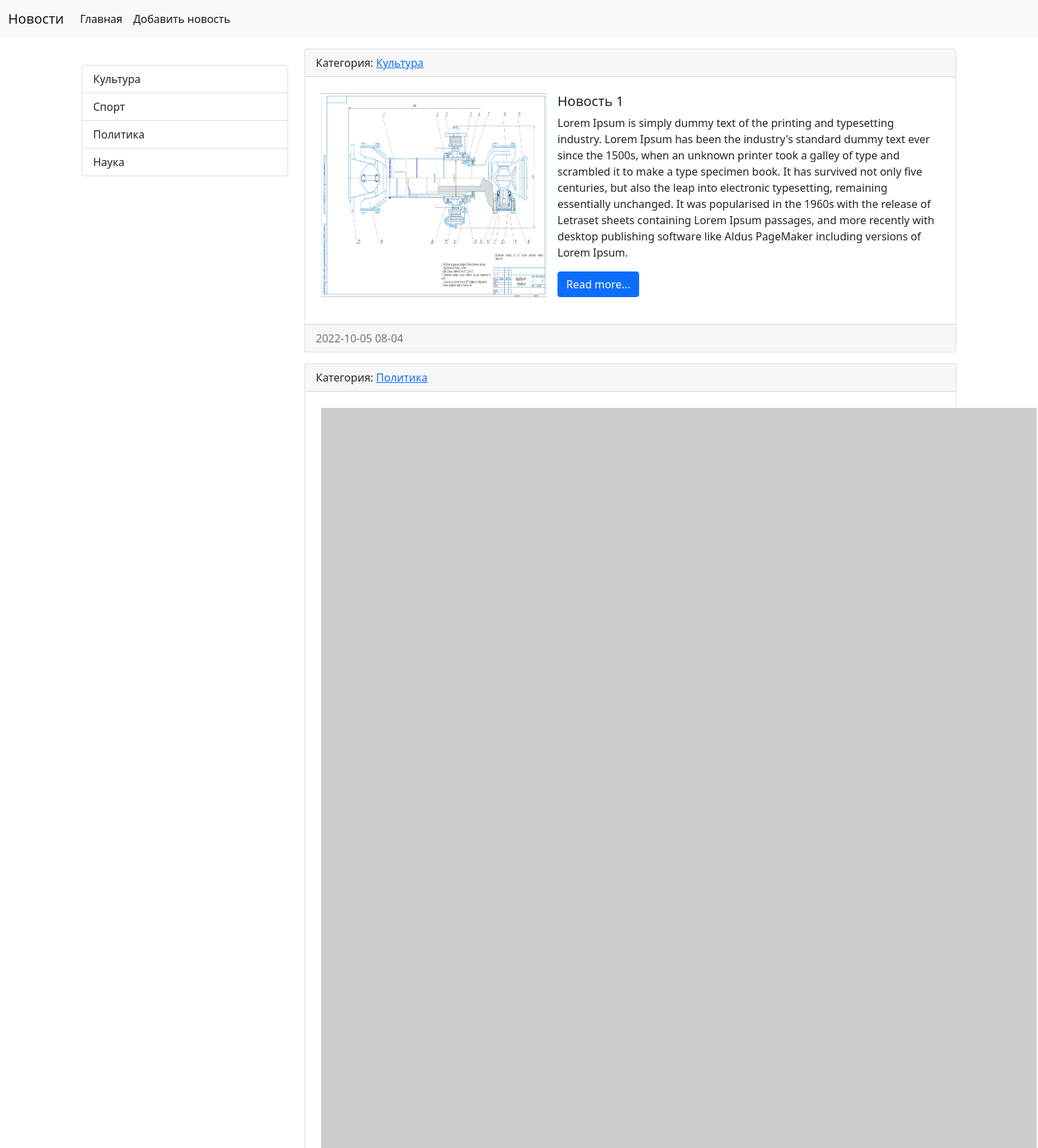
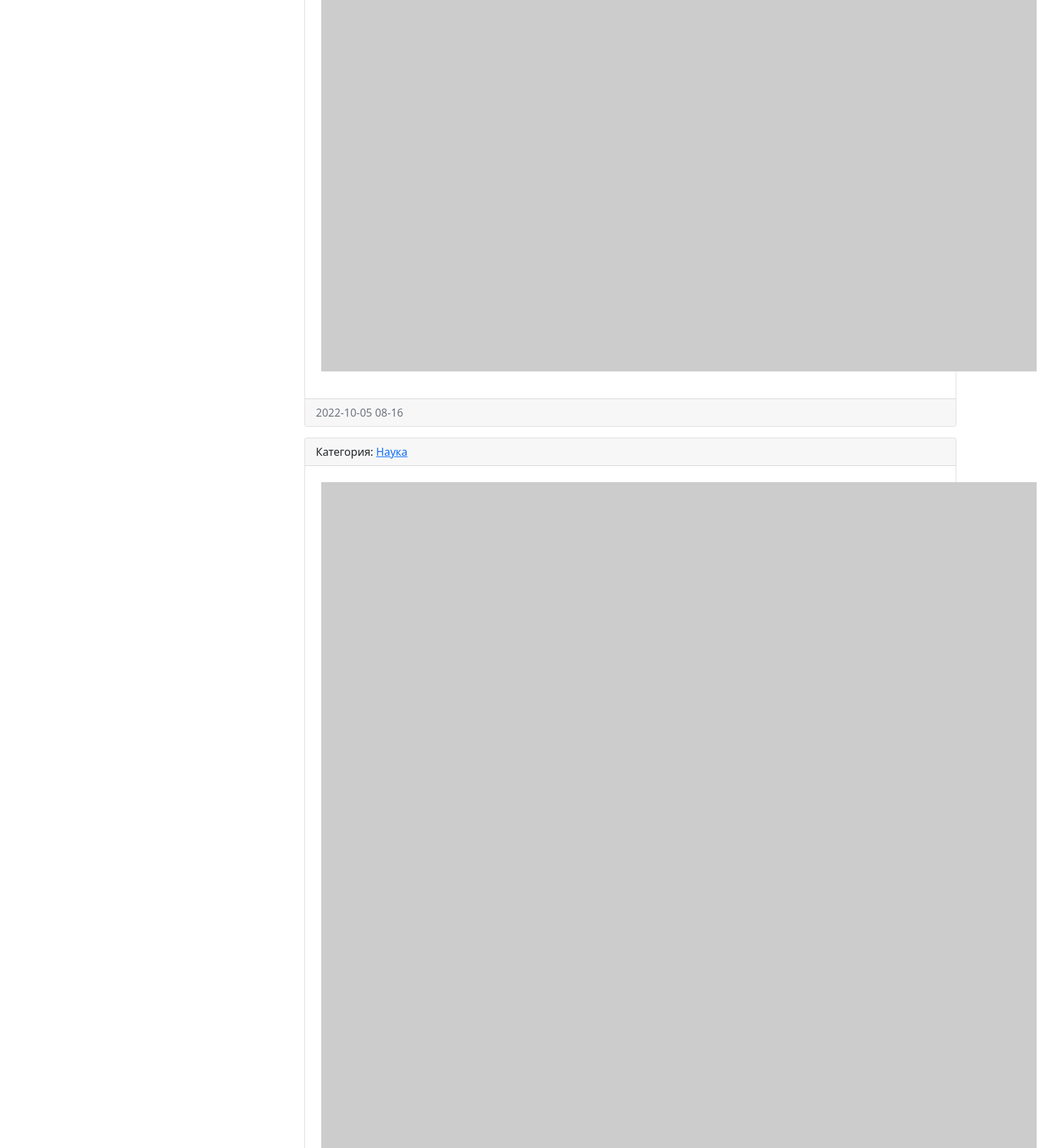
The page / (upper part) on the database its author committed (2 pictures, top to bottom).
### news/models.py (models this page shows, shortened)
class Category(models.Model):
    title = models.CharField(max_length = 150, db_index = True, verbose_name = 'Наименование категории')
    def get_absolute_url(self):
        return reverse('category', kwargs = {"category_id":self.pk})
    def __str__(self) -> str:
        return self.title
    class Meta:
        verbose_name = 'Категория'
        verbose_name_plural = 'Категории'

class News(models.Model):
    title = models.CharField(max_length = 150, verbose_name = 'Наименование')
    content = models.TextField(blank = True, verbose_name = 'Контент')
    created_at = models.DateTimeField(auto_now_add = True, verbose_name = 'Дата создания')
    updated_at = models.DateTimeField(auto_now = True, verbose_name = 'Дата обновления')
    photo = models.ImageField(upload_to = 'photos/%Y/%m/%d/', verbose_name = 'Изображение', null = True, blank = True)
    is_published = models.BooleanField(default = True, verbose_name = 'Опубликовано')
    category = models.ForeignKey('Category', on_delete = models.PROTECT, null = True, verbose_name = 'Категория')
    def get_absolute_url(self):
        return reverse('view_news', kwargs = {"pk":self.pk})
    class Meta:
        verbose_name = 'Новость'
        verbose_name_plural = 'Новости'
        ordering = ['created_at']

### news/views.py (the view)
# urls.py: path('', HomeNews.as_view(), name='home'),
class HomeNews(ListView):
    model: Optional[Type[models.Model]] = News
    template_name = 'news/home_news_list.html' #Переопределение стандартного имени шаблона Имя_класса_list
    context_object_name = 'news' #Что бы обратится к экземплярам класса из шаблона можно
    def get_context_data(self, **kwargs: Any) -> Dict[str, Any]:
        context = super().get_context_data(**kwargs)
        context['title'] = 'Главная страница'
        return context
    def get_queryset(self):
        return News.objects.filter(is_published = True)

### news/templatetags/news_tags.py (called while the page is built)
@register.inclusion_tag('news/list_categories.html')
def show_categories():
    categories = Category.objects.all()
    return {'categories':categories}

### news/templates/news/home_news_list.html (shortened to what this page needs)
{% extends 'base.html' %}
{% block sidebar %}
{% include 'inc/_sidebar.html' %}
{% endblock %}
{% block content %}
{% for item in news %}
<div class="card mb-3">
    <div class="card-header">
        Категория: <a href="{{ item.category.get_absolute_url }}">{{ item.category }}</a>
    </div>
    <div class="card-body">
        <div class="d-flex flex-row bd-highlight mb-3">
          {% if item.photo %}
          <img src="{{ item.photo.url }}" alt="..." width="350" class="p-2 bd-highlight">
          {% else %}
          <img src="https://picsum.photos/id/1060/350/235/?blur=2" alt="..." class="p-2 bd-highlight">
          {% endif %}
          <div class="p-2 bd-highlight">
              <h5 class="card-title">{{ item.title }}</h5>
              <p class="card-text">{{ item.content }}</p>
              <a href="{{item.get_absolute_url}}" class="btn btn-primary">Read more...</a>
          </div>
        </div>
      </div>
    <div class="card-footer text-muted">
        {{ item.created_at|date:"Y-m-d H-i"}}
    </div>
</div>
{% endfor %}
{% endblock %}

### news/templates/news/list_categories.html
<div class="list-group">
    {% for item in categories %}
    <a href="{{ item.get_absolute_url }}" class="list-group-item list-group-item-action">{{ item.title }}</a>
    {% endfor %}
</div>

### rows shown on the page
Category: title "Культура"
Category: title "Спорт"
Category: title "Политика"
Category: title "Наука"
News: category "Культура", photo (picture), title "Новость 1", content "Lorem Ipsum is simply dummy text of the printing and typesetting industry. Lorem Ipsum has been the industry's standard dummy text ever since the 1500s, when an unknown printer took a galley of type and scrambled it to make a type specimen book. It has survived not only five centuries, but also the leap into electronic typesetting, remaining essentially unchanged. It was popularised in the 1960s with the release of Letraset sheets containing Lorem Ipsum passages, and more recently with desktop publishing software like Aldus PageMaker including versions of Lorem Ipsum.", created_at "2022-10-05 08-04"
News: category "Политика", created_at "2022-10-05 08-16"
News: category "Наука"
